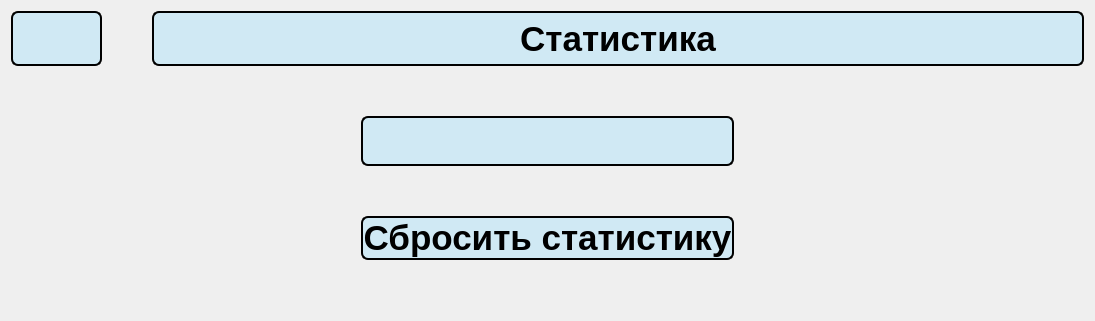
      <widget class="QWidget" name="stats">
       <layout class="QVBoxLayout" name="verticalLayout_61">
        <item>
         <layout class="QVBoxLayout" name="verticalLayout_5">
          <item>
           <layout class="QVBoxLayout" name="verticalLayout_60" stretch="1,15">
            <property name="spacing">
             <number>50</number>
            </property>
            <item>
             <layout class="QHBoxLayout" name="horizontalLayout_17" stretch="2,21">
              <item>
               <widget class="QPushButton" name="back_27">
                <property name="sizePolicy">
                 <sizepolicy hsizetype="Expanding" vsizetype="Expanding">
                  <horstretch>0</horstretch>
                  <verstretch>0</verstretch>
                 </sizepolicy>
                </property>
                <property name="font">
                 <font>
                  <family>Comfortaa</family>
                  <pointsize>28</pointsize>
                  <bold>false</bold>
                 </font>
                </property>
                <property name="styleSheet">
                 <string notr="true">QPushButton {
                color: black;
                background-color: rgb(208, 233, 244);
                border: 2px solid black;
                border-radius: 7px;

            }
            QPushButton:hover {
                background-color: #d0dff4;
            } 
			QPushButton:pressed {
            	background-color: #1f6391;
        }</string>
                </property>
                <property name="text">
                 <string/>
                </property>
                <property name="icon">
                 <iconset resource="res_rc.qrc">
                  <normaloff>:/icon/icons/back.svg</normaloff>:/icon/icons/back.svg</iconset>
                </property>
               </widget>
              </item>
              <item>
               <widget class="QLabel" name="label_77">
                <property name="sizePolicy">
                 <sizepolicy hsizetype="Expanding" vsizetype="Expanding">
                  <horstretch>0</horstretch>
                  <verstretch>0</verstretch>
                 </sizepolicy>
                </property>
                <property name="styleSheet">
                 <string notr="true">color: black;
font-weight: bold;
font-size: 35px;
border: 2px solid black;
border-radius: 7px;
background-color: rgb(208, 233, 244);
</string>
                </property>
                <property name="text">
                 <string>Статистика</string>
                </property>
                <property name="alignment">
                 <set>Qt::AlignmentFlag::AlignCenter</set>
                </property>
               </widget>
              </item>
             </layout>
            </item>
            <item>
             <layout class="QVBoxLayout" name="verticalLayout_59">
              <property name="spacing">
               <number>50</number>
              </property>
              <property name="leftMargin">
               <number>350</number>
              </property>
              <property name="rightMargin">
               <number>350</number>
              </property>
              <property name="bottomMargin">
               <number>50</number>
              </property>
              <item>
               <widget class="QLabel" name="label_9">
                <property name="sizePolicy">
                 <sizepolicy hsizetype="Expanding" vsizetype="Expanding">
                  <horstretch>0</horstretch>
                  <verstretch>0</verstretch>
                 </sizepolicy>
                </property>
                <property name="styleSheet">
                 <string notr="true">color: black;
font-weight: bold;
font-size: 40px;
border: 2px solid black;
border-radius: 7px;
qproperty-alignment: 'AlignCenter';
background-color: rgb(208, 233, 244);
</string>
                </property>
                <property name="text">
                 <string/>
                </property>
                <property name="alignment">
                 <set>Qt::AlignmentFlag::AlignCenter</set>
                </property>
               </widget>
              </item>
              <item>
               <widget class="QPushButton" name="reset_stats">
                <property name="styleSheet">
                 <string notr="true">QPushButton {
                color: black;
                font-weight: bold;
                font-size:35px;
                background-color: rgb(208, 233, 244);
                border: 2px solid black;
                border-radius: 7px;

            }
            QPushButton:hover {
                background-color: #d0dff4;
            } 
			QPushButton:pressed {
            	background-color: #1f6391;
        }</string>
                </property>
                <property name="text">
                 <string>Сбросить статистику</string>
                </property>
               </widget>
              </item>
             </layout>
            </item>
           </layout>
          </item>
         </layout>
        </item>
       </layout>
      </widget>
